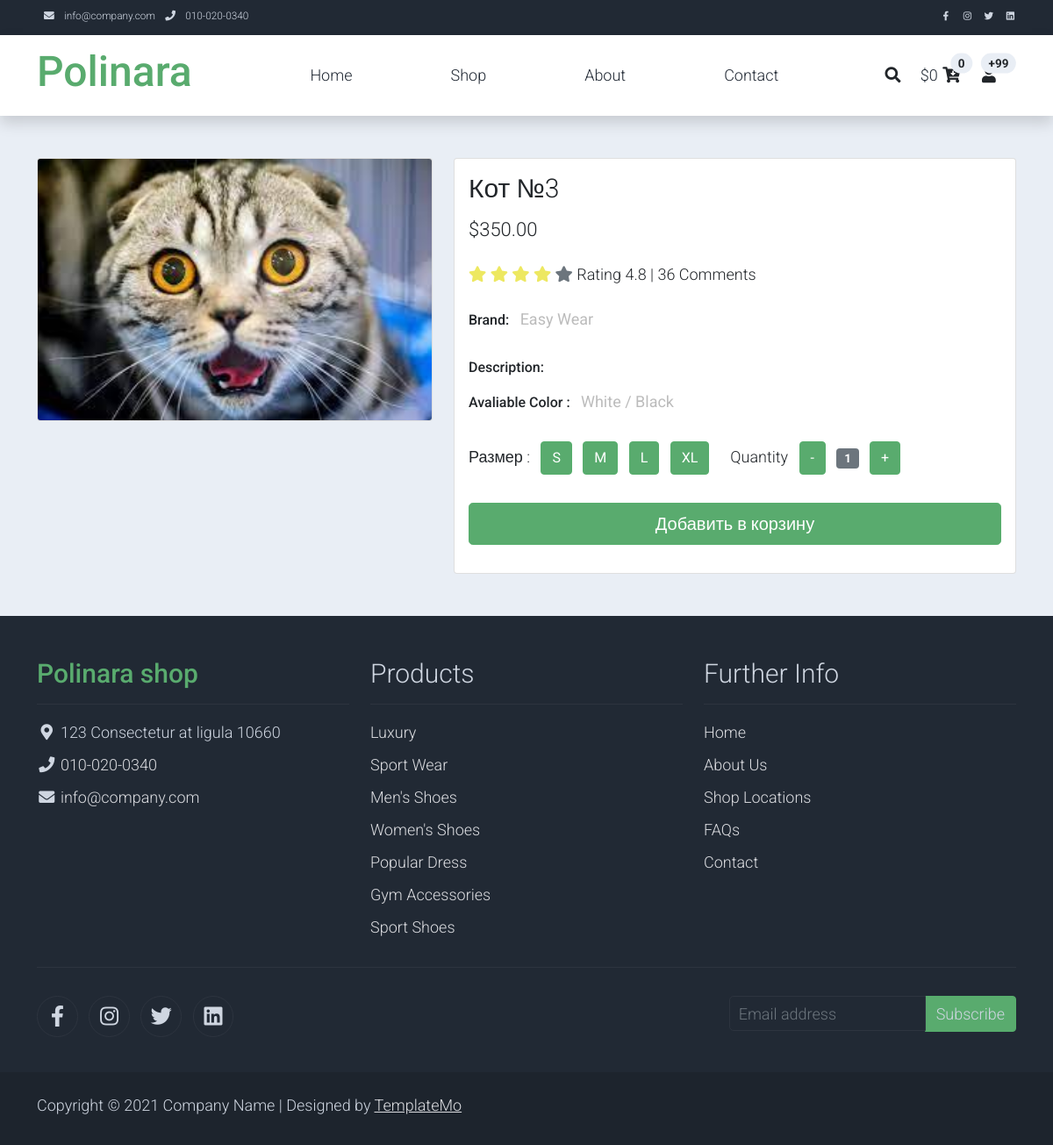
Page /3/kot-3/ on the committed database.
### shop/models.py (models this page shows, shortened)
class Product(models.Model):
    category = models.ForeignKey(Category, related_name='products', on_delete=models.CASCADE)
    name = models.CharField(max_length=200, db_index=True)
    slug = models.SlugField(max_length=200, db_index=True)
    image = models.ImageField(upload_to='products/%Y/%m/%d', blank=True)
    description = models.TextField(blank=True)
    price = models.DecimalField(max_digits=10, decimal_places=2)
    stock = models.PositiveIntegerField()
    available = models.BooleanField(default=True)
    created = models.DateTimeField(auto_now_add=True)
    updated = models.DateTimeField(auto_now=True)
    class Meta:
        ordering = ('name',)
        index_together = (('id', 'slug'),)

### shop/views.py (the view)
# urls.py: path('<str:id>/<str:slug>/', views.product_detail, name='product_detail'),
def product_detail(request, id, slug):
    product = get_object_or_404(Product,
                                id=id,
                                slug=slug,
                                available=True)
    cart_product_form = CartAddProductForm()
    return render(request,
                  'shop/product/detail.html',
                  {'product': product,
                  'cart_product_form': cart_product_form})

### cart/forms.py
class CartAddProductForm(forms.Form):
    quantity = forms.TypedChoiceField(choices=PRODUCT_QUANTITY_CHOICES, coerce=int, label='Количество')
    update = forms.BooleanField(required=False, initial=False, widget=forms.HiddenInput)

### cart/cart.py (called while the page is built)
    def __len__(self):
        return sum(item['quantity'] for item in self.cart.values())

    def get_total_price(self):
        return sum(Decimal(item['price']) * item['quantity'] for item in
                self.cart.values())

### cart/context_processors.py (called while the page is built)
def cart(request):
    return {'cart': Cart(request)}

### shop/templates/shop/product/detail.html (shortened to what this page needs)
{% extends "shop/base.html" %}
{% load static %}
{% block content %}
    <section class="bg-light">
        <div class="container pb-5">
            <div class="row">
                <div class="col-lg-5 mt-5">
                    <div class="card mb-3">
                        <img class="card-img img-fluid" src="{{ product.image.url }}" alt="Card image cap" id="product-detail">
                    </div>
                </div>
                <div class="col-lg-7 mt-5">
                    <div class="card">
                        <div class="card-body">
                            <h1 class="h2">{{ product.name }}</h1>
                            <p class="h3 py-2">${{ product.price }}</p>
                            <p class="py-2">
                                <i class="fa fa-star text-warning"></i>
                                <i class="fa fa-star text-warning"></i>
                                <i class="fa fa-star text-warning"></i>
                                <i class="fa fa-star text-warning"></i>
                                <i class="fa fa-star text-secondary"></i>
                                <span class="list-inline-item text-dark">Rating 4.8 | 36 Comments</span>
                            </p>
                            <ul class="list-inline">
                                <li class="list-inline-item">
                                    <h6>Brand:</h6>
                                </li>
                                <li class="list-inline-item">
                                    <p class="text-muted"><strong>Easy Wear</strong></p>
                                </li>
                            </ul>
                            <h6>Description:</h6>
                            <ul class="list-inline">
                                <li class="list-inline-item">
                                    <h6>Avaliable Color :</h6>
                                </li>
                                <li class="list-inline-item">
                                    <p class="text-muted"><strong>White / Black</strong></p>
                                </li>
                            </ul>
                            <form action="{% url "cart:cart_add" product.id %}" method="post">
                                <div class="row">
                                    <div class="col-auto">
                                        <ul class="list-inline pb-3">
                                            <li class="list-inline-item">Размер :
                                            </li>
                                            <li class="list-inline-item"><span class="btn btn-success btn-size">S</span></li>
                                            <li class="list-inline-item"><span class="btn btn-success btn-size">M</span></li>
                                            <li class="list-inline-item"><span class="btn btn-success btn-size">L</span></li>
                                            <li class="list-inline-item"><span class="btn btn-success btn-size">XL</span></li>
                                        </ul>
                                    </div>
                                    <div class="col-auto">
                                        <ul class="list-inline pb-3">
                                            <li class="list-inline-item text-right">
                                                Quantity
                                            </li>
                                            <li class="list-inline-item"><span class="btn btn-success" id="btn-minus">-</span></li>
                                            <li class="list-inline-item"><span class="badge bg-secondary" id="var-value">1</span></li>
                                            <li class="list-inline-item"><span class="btn btn-success" id="btn-plus">+</span></li>
                                        </ul>
                                    </div>
                                </div>
                                <div class="row pb-3">
                                    <div class="col d-grid">
                                        <button type="submit" class="btn btn-success btn-lg" name="submit" value="addtocard">Добавить в корзину</button>
                                    </div>
                                </div>
                            </form>
                        </div>
                    </div>
                </div>
            </div>
        </div>
    </section>
{% endblock %}

### shop/static/css/templatemo.css (style rules this page uses)
body, ul, li, p, a, label, input, div { font-family: 'Roboto', sans-serif; font-size: 18px !important; font-weight: 300 !important; }
.h2 { font-family: 'Roboto', sans-serif; font-size: 30px !important; font-weight: 300; }
.h3 { font-family: 'Roboto', sans-serif; font-size: 22px !important; }
.text-warning { color: #ede861 !important; }
.text-muted { color: #bcbcbc !important; }
.bg-light { background-color: #e9eef5 !important; }
.btn-success { background-color: #59ab6e !important; border-color: #56ae6c !important; }

### shop/static/css/created.css (style rules this page uses)
* { margin: 0; padding: 0 }

### rows in the picture
Product: image (picture), name "Кот №3", price "350.00"

### other values in the picture
{{ cart.get_total_price }} "0"
{{ total_items }} "0"
